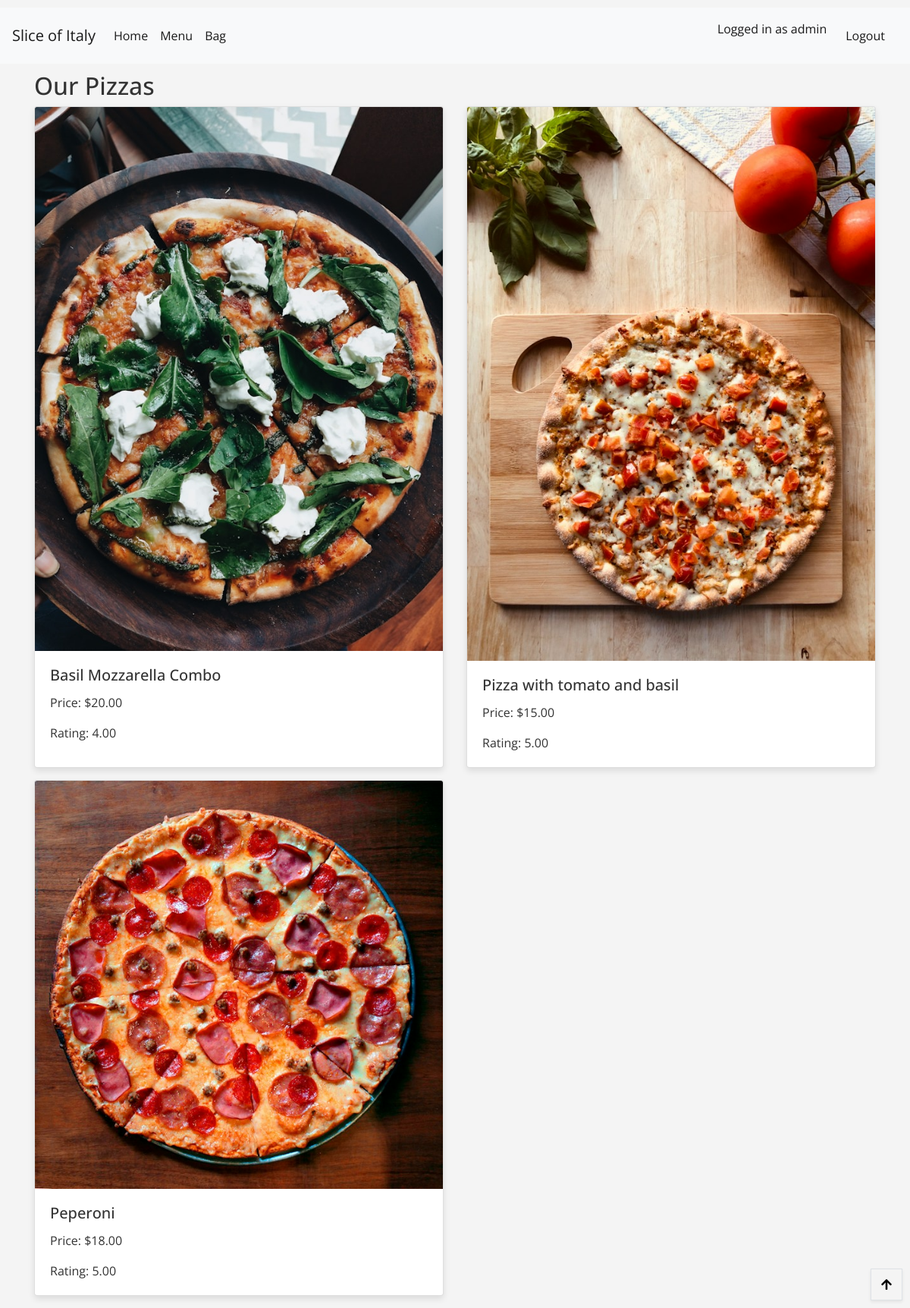
/pizzas/ (signed in), run on the app's committed database.
### pizzas/models.py (models this page shows, shortened)
class Pizza(models.Model):
    category = models.ForeignKey('Category', null=True, blank=True, on_delete=models.SET_NULL)
    sku = models.CharField(max_length=254, null=True, blank=True)
    name = models.CharField(max_length=254)
    description = models.TextField()
    price = models.DecimalField(max_digits=6, decimal_places=2)
    rating = models.DecimalField(max_digits=6, decimal_places=2, null=True, blank=True)
    image_url = models.URLField(max_length=1024, null=True, blank=True)
    image = models.ImageField(null=True, blank=True)

### pizzas/views.py (the view)
# urls.py: path('', views.all_pizzas, name='pizzas'),
def all_pizzas(request):
    pizzas = Pizza.objects.all()
    context = {
        'pizzas': pizzas  # Pass the pizzas queryset to the template
    }
    return render(request, 'pizzas/pizzas.html', context)

### pizzas/templates/pizzas/pizzas.html (shortened to what this page needs)
{% extends "base.html" %}
{% load static %}
{% block content %}
<div class="container">
    <h2>Our Pizzas</h2>
    <div class="row">
        {% for pizza in pizzas %}
        <div class="col-md-6 mb-3">
            <div class="card h-100">
                <a href="{% url 'pizzas_detail' pizza.id %}">
                    <img src="{{ pizza.image.url }}" class="card-img-top" alt="{{ pizza.name }}">
                </a>
                <div class="card-body">
                    <h5 class="card-title">{{ pizza.name }}</h5>
                    <p class="card-text">Price: ${{ pizza.price }}</p>
                    <p class="card-text">Rating: {{ pizza.rating }}</p>
                </div>
            </div>
        </div>
        {% if forloop.counter|divisibleby:2 %}
    </div>
    <div class="row">
        {% endif %}
        {% endfor %}
    </div>
</div>
<div class="btt-button shadow-sm rounded-0 border border-black">
    <a class="btt-link d-flex h-100" href="#">
        <i class="fas fa-arrow-up text-black mx-auto my-auto"></i>
    </a>
</div>
{% endblock %}

### templates/base.html (shortened to what this page needs)
{% load static %}
<!DOCTYPE html>
<html lang="en">
<head>
  {% block corecss %}
    <link rel="stylesheet" href="https://cdnjs.cloudflare.com/ajax/libs/font-awesome/5.15.4/css/all.min.css" />
    <link rel="stylesheet" href="https://stackpath.bootstrapcdn.com/bootstrap/4.4.1/css/bootstrap.min.css">
    <link rel="stylesheet" href="{% static '/css/base.css' %}">
  {% endblock corecss %}
</head>
<body>
  <header>
    <nav class="navbar navbar-expand-lg navbar-light bg-light">
      <a class="navbar-brand" href="{% url 'home' %}">Slice of Italy</a>
      <div class="collapse navbar-collapse" id="navbarNav">
        <ul class="navbar-nav mr-auto">
          <li class="nav-item active">
            <a class="nav-link" href="{% url 'home' %}">Home</a>
          </li>
          <li class="nav-item active">
            <a class="nav-link" href="{% url 'pizzas' %}">Menu</a>
          </li>
          <li class="nav-item active">
            <a class="nav-link" href="{% url 'bag' %}">Bag</a>
          </li>
        </ul>
        <ul class="navbar-nav">
          {% if user.is_authenticated %}
            <li class="nav-item active">
              <a class="nav-link" href="{% url 'profile' %}">Logged in as {{ user.username }}</a>
            </li>
            <li class="nav-item active">
              <form action="{% url 'logout' %}" method="post" class="nav-link">
                <button type="submit" class="btn btn-link nav-link">Logout</button>
              </form>
            </li>
          {% else %}
            <li class="nav-item active">
              <a class="nav-link" href="{% url 'profile' %}">Profile</a>
            </li>
          {% endif %}
        </ul>
      </div>
    </nav>
  </header>
  {% block content %}{% endblock content %}
</body>
</html>

### static/css/base.css (style rules this page uses)
:root { --primary-color: #008d41; --secondary-color: #F4F4F4; --accent-color: #CE2B37; --text-color: #333; --footer-background: #333; --font-primary: 'Open Sans', sans-serif; --font-secondary: 'Lobster', cursive; }
body, html { margin: 0; padding: 0; height: 100%; font-family: var(--font-primary); background-color: var(--secondary-color); color: var(--text-color); }
header { background: transparent; padding: 10px 0; text-align: left; }
.navbar-light .navbar-brand, .navbar-light .navbar-nav .nav-link { color: rgba(0,0,0,.9); }
.card { box-shadow: 0 4px 8px rgba(0, 0, 0, 0.1); transition: transform 0.3s ease-in-out; }
a { color: var(--primary-color); text-decoration: none; }
.btt-button { height: 42px; width: 42px; position: fixed; bottom: 10px; right: 10px; }
.btt-link, .update-link, .remove-item { cursor: pointer; }
.btt-button .fas.fa-arrow-up { color: black; }

### data on the page
Pizza: image (picture), name "Basil Mozzarella Combo", price "20.00", rating "4.00"
Pizza: image (picture), name "Pizza with tomato and basil", price "15.00", rating "5.00"
Pizza: image (picture), name "Peperoni", price "18.00", rating "5.00"

### other printed values
{{ user.username }} "admin"
